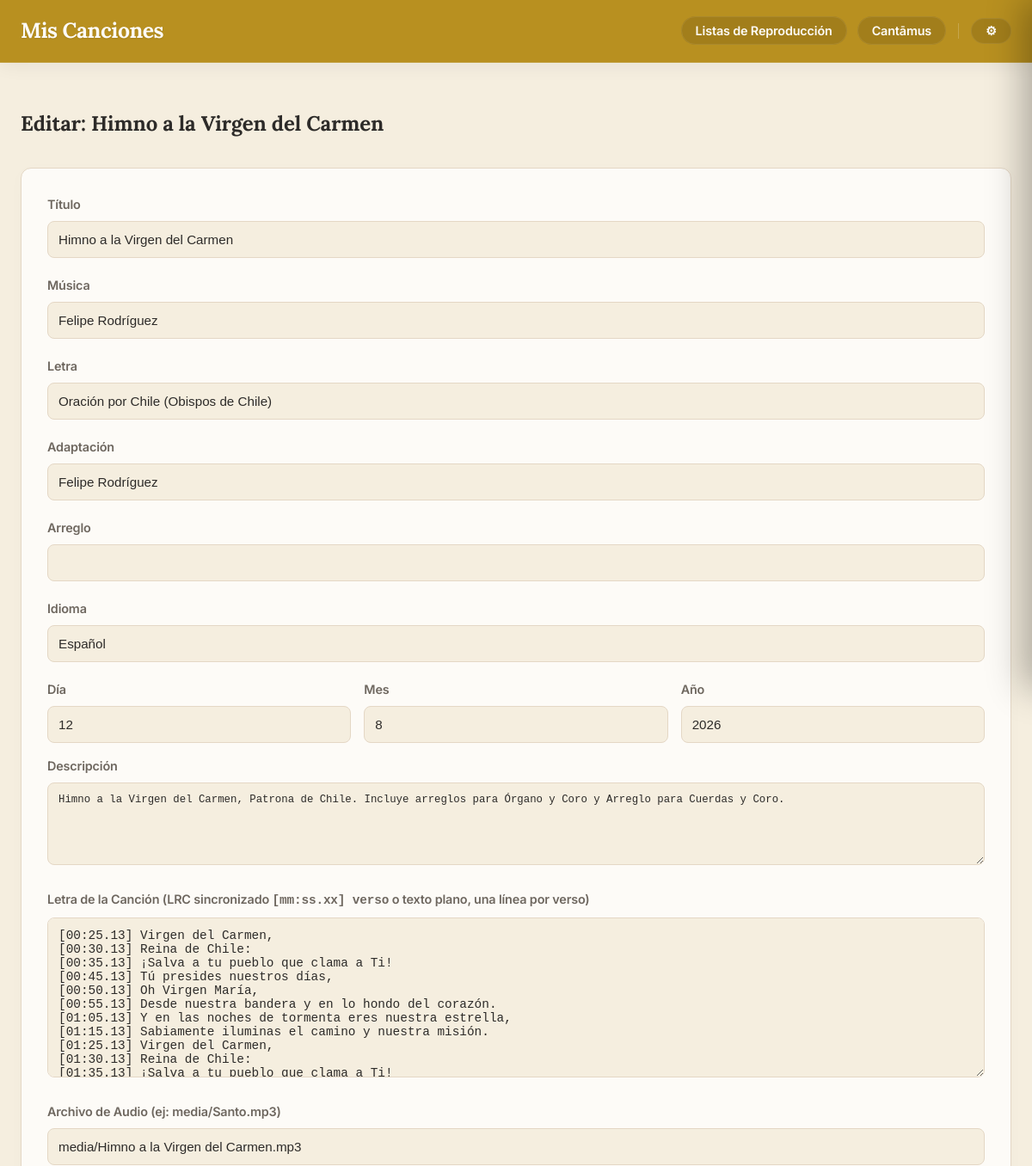
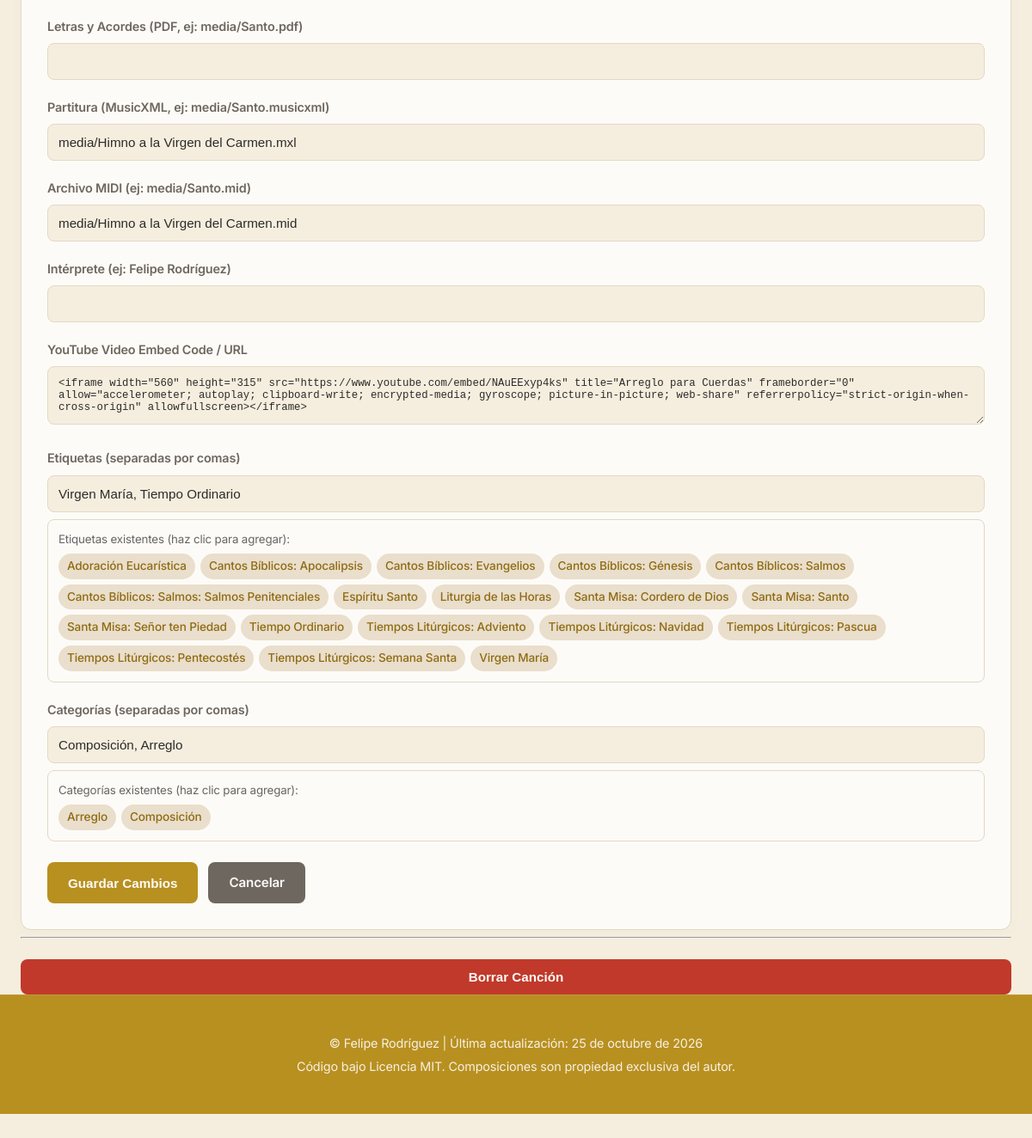
The page /composicion/34/edit (signed in) on the database its author committed (2 pictures, top to bottom).
### models.py (models this page shows, shortened)
class Cancion(db.Model):
    __tablename__ = 'cancion'
    id = db.Column(db.Integer, primary_key=True)
    titulo = db.Column(db.String(150), nullable=False)
    musica = db.Column(db.String(100))
    letra = db.Column(db.String(100))
    adaptacion = db.Column(db.String(100))
    arreglo = db.Column(db.String(100), nullable=True)
    idioma = db.Column(db.String(50))
    dia = db.Column(db.Integer, nullable=True)
    mes = db.Column(db.Integer, nullable=True)
    anio = db.Column(db.Integer)
    descripcion = db.Column(db.Text)
    audio = db.Column(db.String(150))
    letras_acordes = db.Column(db.String(150))
    partitura = db.Column(db.String(150))
    midi = db.Column(db.String(150))
    tags_json = db.Column(db.String(500))
    tipo = db.Column(db.String(50), nullable=False, default='local')
    categorias_json = db.Column(db.String(200))
    youtube_video_embed = db.Column(db.Text)
    youtube_audio_embed = db.Column(db.Text)
    interprete = db.Column(db.String(200), nullable=True)
    ensambles_json = db.Column(db.Text, nullable=True)
    descargas_json = db.Column(db.Text, nullable=True)
    audios_json = db.Column(db.Text, nullable=True)
    tipo_pdf = db.Column(db.String(50), nullable=True)  # 'partitura' o 'letras_acordes'
    letras_json = db.Column(db.Text, nullable=True)  # {"sincronizada": bool, "lineas": [{"t": seg|null, "text": str}]}
    @property
    def letras(self):
        return json.loads(self.letras_json) if self.letras_json else None
    @property
    def tags(self):
        return json.loads(self.tags_json) if self.tags_json else []
    @property
    def categorias(self):
        return json.loads(self.categorias_json) if self.categorias_json else []

### app.py (the view, shortened to what this page needs)
@app.route('/composicion/<int:comp_id>/edit', methods=['GET', 'POST'])
@login_required
def edit_cancion(comp_id):
    cancion_a_editar = Cancion.query.get_or_404(comp_id)
    todas_las_canciones = Cancion.query.all()
    todos_los_tags = sorted(list({t.strip() for c in todas_las_canciones for t in c.tags if t and t.strip()}))
    todas_las_categorias = sorted(list({cat.strip() for c in todas_las_canciones for cat in c.categorias if cat and cat.strip()}))
    return render_template(
        'edit_cancion.html',
        cancion=cancion_a_editar,
        letras_lrc=letras_to_lrc(cancion_a_editar.letras),
        todos_los_tags=todos_los_tags,
        todas_las_categorias=todas_las_categorias
    )

### app.py (called while the page is built)
@app.context_processor
def inject_globals():
    try:
        with open('build_date.txt', 'r', encoding='utf-8') as f:
            date_str = f.read().strip()
    except Exception:
        date_str = "Desconocida"
    return dict(last_update=date_str, FEATURES=FEATURES)

def login_required(f):
    @wraps(f)
    def decorated_function(*args, **kwargs):
        if 'logged_in' not in session:
            return redirect(url_for('login', next=request.url))
        return f(*args, **kwargs)
    return decorated_function

@app.before_request
def check_formacion_feature():
    if request.path.startswith('/formacion') and not FEATURES.get('formacion_liturgica', False):
        abort(404)

### services/lyrics_service.py (called while the page is built)
def letras_to_lrc(letras):
    if not letras:
        return ''
    out = []
    for l in letras.get('lineas', []):
        t = l.get('t')
        if t is None:
            out.append(l['text'])
        else:
            m, s = divmod(t, 60)
            out.append('[%02d:%05.2f] %s' % (int(m), s, l['text']))
    return '\n'.join(out)

### templates/edit_cancion.html (shortened to what this page needs)
{% extends "base.html" %}
{% block content %}
    <h2>Editar: {{ cancion.titulo }}</h2>
    <form method="post" class="edit-form">
        <div class="form-group">
            <label for="titulo">Título</label>
            <input type="text" id="titulo" name="titulo" value="{{ cancion.titulo }}" required>
        </div>
        <div class="form-group">
            <label for="musica">Música</label>
            <input type="text" id="musica" name="musica" value="{{ cancion.musica or '' }}">
        </div>
        <div class="form-group">
            <label for="letra">Letra</label>
            <input type="text" id="letra" name="letra" value="{{ cancion.letra or '' }}">
        </div>
        <div class="form-group">
            <label for="adaptacion">Adaptación</label>
            <input type="text" id="adaptacion" name="adaptacion" value="{{ cancion.adaptacion or '' }}">
        </div>
        <div class="form-group">
            <label for="arreglo">Arreglo</label>
            <input type="text" id="arreglo" name="arreglo" value="{{ cancion.arreglo or '' }}">
        </div>
        <div class="form-group">
            <label for="idioma">Idioma</label>
            <input type="text" id="idioma" name="idioma" value="{{ cancion.idioma or '' }}">
        </div>
        <div class="date-group" style="display: flex; gap: 15px; margin-bottom: 15px;">
            <div class="form-group" style="flex: 1; margin-bottom: 0;">
                <label for="dia">Día</label>
                <input type="number" id="dia" name="dia" min="1" max="31" value="{{ cancion.dia or '' }}">
            </div>
            <div class="form-group" style="flex: 1; margin-bottom: 0;">
                <label for="mes">Mes</label>
                <input type="number" id="mes" name="mes" min="1" max="12" value="{{ cancion.mes or '' }}">
            </div>
            <div class="form-group" style="flex: 1; margin-bottom: 0;">
                <label for="anio">Año</label>
                <input type="number" id="anio" name="anio" value="{{ cancion.anio or '' }}">
            </div>
        </div>
        <div class="form-group">
            <label for="descripcion">Descripción</label>
            <textarea id="descripcion" name="descripcion" rows="5">{{ cancion.descripcion or '' }}</textarea>
        </div>
        <div class="form-group">
            <label for="letras_lrc">Letra de la Canción (LRC sincronizado <code>[mm:ss.xx] verso</code> o texto plano, una línea por verso)</label>
            <textarea id="letras_lrc" name="letras_lrc" rows="10" style="font-family: monospace; font-size: 0.9rem;" placeholder="[00:25.13] Virgen del Carmen,&#10;[00:30.13] Reina de Chile:">{{ letras_lrc or '' }}</textarea>
        </div>
        <div class="form-group">
            <label for="audio">Archivo de Audio (ej: media/Santo.mp3)</label>
            <input type="text" id="audio" name="audio" value="{{ cancion.audio or '' }}">
        </div>
        <div class="form-group">
            <label for="letras_acordes">Letras y Acordes (PDF, ej: media/Santo.pdf)</label>
            <input type="text" id="letras_acordes" name="letras_acordes" value="{{ cancion.letras_acordes or '' }}">
        </div>
        <div class="form-group">
            <label for="partitura">Partitura (MusicXML, ej: media/Santo.musicxml)</label>
            <input type="text" id="partitura" name="partitura" value="{{ cancion.partitura or '' }}">
        </div>
        <div class="form-group">
            <label for="midi">Archivo MIDI (ej: media/Santo.mid)</label>
            <input type="text" id="midi" name="midi" value="{{ cancion.midi or '' }}">
        </div>
        <div class="form-group">
            <label for="interprete">Intérprete (ej: Felipe Rodríguez)</label>
            <input type="text" id="interprete" name="interprete" value="{{ cancion.interprete or '' }}">
        </div>
        <div class="form-group">
            <label for="youtube_video_embed">YouTube Video Embed Code / URL</label>
            <textarea id="youtube_video_embed" name="youtube_video_embed" rows="3">{{ cancion.youtube_video_embed or '' }}</textarea>
        </div>
        <div class="form-group">
            <label for="tags">Etiquetas (separadas por comas)</label>
            <input type="text" id="tags" name="tags" value="{{ cancion.tags | join(', ') }}">
            <div class="tags-selector" style="margin-top: 8px;">
                <small style="color: #666; display: block; margin-bottom: 4px;">Etiquetas existentes (haz clic para agregar):</small>
                <div class="available-tags" style="display: flex; flex-wrap: wrap; gap: 6px;">
                    {% for tag in todos_los_tags %}
                        <span class="tag-badge" onclick="addTag('{{ tag }}')">{{ tag }}</span>
                    {% endfor %}
                </div>
            </div>
        </div>
        <div class="form-group">
            <label for="categorias">Categorías (separadas por comas)</label>
            <input type="text" id="categorias" name="categorias" value="{{ cancion.categorias | join(', ') }}">
            <div class="tags-selector" style="margin-top: 8px;">
                <small style="color: #666; display: block; margin-bottom: 4px;">Categorías existentes (haz clic para agregar):</small>
                <div class="available-tags" style="display: flex; flex-wrap: wrap; gap: 6px;">
                    {% for cat in todas_las_categorias %}
                        <span class="tag-badge" onclick="addCategoria('{{ cat }}')">{{ cat }}</span>
                    {% endfor %}
                </div>
            </div>
        </div>
        <div class="form-actions">
            <button type="submit" class="btn-guardar">Guardar Cambios</button>
            <a href="{{ url_for('ver_composicion', comp_id=cancion.id) }}" class="btn-cancelar">Cancelar</a>
        </div>
    </form>
    <hr>
    <form method="post" action="{{ url_for('delete_cancion', comp_id=cancion.id) }}" onsubmit="return confirm('¿Estás seguro de que quieres borrar esta canción? Esta acción no se puede deshacer.');" class="delete-form">
        <button type="submit" class="btn-borrar">Borrar Canción</button>
    </form>
{% endblock %}

### rows shown on the page
Cancion: titulo "Himno a la Virgen del Carmen", musica "Felipe Rodríguez", letra "Oración por Chile (Obispos de Chile)", adaptacion "Felipe Rodríguez", idioma "Español", dia "12", mes "8", anio "2026", descripcion "Himno a la Virgen del Carmen, Patrona de Chile. Incluye arreglos para Órgano y Coro y Arreglo para Cuerdas y Coro.", audio "media/Himno a la Virgen del Carmen.mp3", partitura "media/Himno a la Virgen del Carmen.mxl", midi "media/Himno a la Virgen del Carmen.mid", youtube_video_embed "<iframe width=\"560\" height=\"315\" src=\"https://www.youtube.com/embed/NAuEExyp4ks\" title=\"Arreglo para Cuerdas\" frameborder=\"0\" allow=\"accelerometer; autoplay; clipboard-write; encrypted-media; gyroscope; picture-in-picture; web-share\" referrerpolicy=\"strict-origin-when-cross-origin\" allowfullscreen></iframe>", tags "Virgen María, Tiempo Ordinario", categorias "Composición, Arreglo"

### other values the page prints
{{ tag }} "Adoración Eucarística" "Cantos Bíblicos: Apocalipsis" "Cantos Bíblicos: Evangelios" "Cantos Bíblicos: Génesis" "Cantos Bíblicos: Salmos" "Cantos Bíblicos: Salmos: Salmos Penitenciales" "Espíritu Santo" "Liturgia de las Horas" "Santa Misa: Cordero de Dios" "Santa Misa: Santo" "Santa Misa: Señor ten Piedad" "Tiempo Ordinario" "Tiempos Litúrgicos: Adviento" "Tiempos Litúrgicos: Navidad" "Tiempos Litúrgicos: Pascua" "Tiempos Litúrgicos: Pentecostés" "Tiempos Litúrgicos: Semana Santa" "Virgen María"
{{ cat }} "Arreglo" "Composición"
{{ last_update }} "25 de octubre de 2026"
